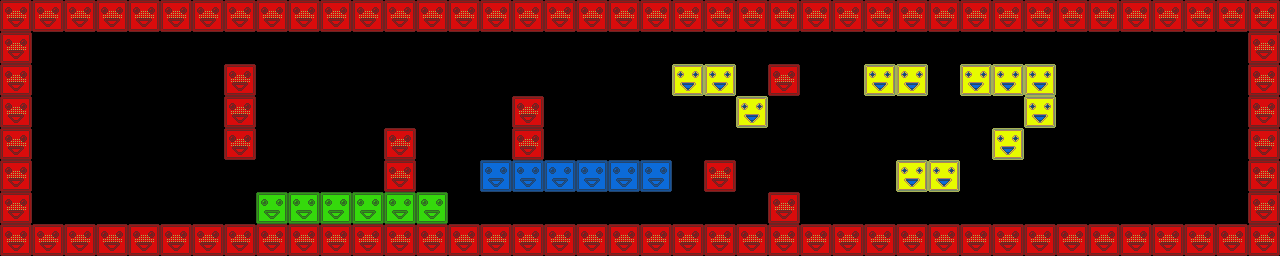

This is a level from a 2D game, rendered from its Tiled map with the project's own tilesets. A one-line summary and the map file follow, with tile-layer data summarised:
An orthogonal 40x8 tile map with 32x32 px tiles, 3 tile layers (red, green, blue) and 46 objects (HENK).

<map version="1.0" orientation="orthogonal" renderorder="right-down" width="40" height="8" tilewidth="32" tileheight="32">
 <tileset firstgid="1" name="blocks" tilewidth="32" tileheight="32">
  <image source="blocks.png" width="128" height="32" />
 </tileset>
 <layer name="red" width="40" height="8">
  <data>[320 cells, 105 non-empty, 1 distinct tile ids]</data>
 </layer>
 <layer name="green" width="40" height="8">
  <data>[320 cells, 6 non-empty, 1 distinct tile ids]</data>
 </layer>
 <layer name="blue" width="40" height="8">
  <data>[320 cells, 18 non-empty, 2 distinct tile ids]</data>
 </layer>
 <objectgroup name="crystals">
  <object x="160" y="128">
   <ellipse />
  </object>
  <object x="224" y="128">
   <ellipse />
  </object>
  <object x="288" y="96">
   <ellipse />
  </object>
  <object x="256" y="160">
   <ellipse />
  </object>
  <object x="160" y="96">
   <ellipse />
  </object>
  <object x="96" y="64">
   <ellipse />
  </object>
  <object x="224" y="32">
   <ellipse />
  </object>
  <object x="352" y="160">
   <ellipse />
  </object>
  <object x="384" y="64">
   <ellipse />
  </object>
  <object x="480" y="64">
   <ellipse />
  </object>
  <object x="416" y="160">
   <ellipse />
  </object>
  <object x="352" y="96">
   <ellipse />
  </object>
  <object x="192" y="64">
   <ellipse />
  </object>
  <object x="288" y="64">
   <ellipse />
  </object>
  <object x="320" y="96">
   <ellipse />
  </object>
  <object x="288" y="160">
   <ellipse />
  </object>
  <object x="96" y="128">
   <ellipse />
  </object>
  <object x="64" y="64">
   <ellipse />
  </object>
  <object x="64" y="32">
   <ellipse />
  </object>
  <object x="128" y="32">
   <ellipse />
  </object>
  <object x="128" y="128">
   <ellipse />
  </object>
  <object x="32" y="160">
   <ellipse />
  </object>
  <object x="224" y="32">
   <ellipse />
  </object>
  <object x="288" y="64">
   <ellipse />
  </object>
  <object x="480" y="-192">
   <ellipse />
  </object>
 </objectgroup>
 <objectgroup name="obstacles">
  <object name="HENK" x="0" y="0" width="1280" height="32" />
  <object x="1248" y="32" width="32" height="192" />
  <object x="0" y="32" width="32" height="192" />
  <object x="0" y="224" width="1280" height="32" />
  <object x="224" y="64" width="32" height="96" />
  <object x="256" y="192" width="192" height="32" />
  <object x="384" y="128" width="32" height="64" />
  <object x="512" y="96" width="32" height="64" />
  <object x="480" y="160" width="192" height="32" />
  <object x="704" y="160" width="32" height="32" />
  <object x="768" y="192" width="32" height="32" />
  <object x="896" y="160" width="64" height="32" />
  <object x="992" y="128" width="32" height="32" />
  <object x="960" y="64" width="96" height="32" />
  <object x="1024" y="96" width="32" height="32" />
  <object x="864" y="64" width="64" height="32" />
  <object x="736" y="96" width="32" height="32" />
  <object x="672" y="64" width="64" height="32" />
  <object x="768" y="64" width="32" height="32" />
  <object x="1024" y="-64" />
  <object x="832" y="448" />
 </objectgroup>
</map>
